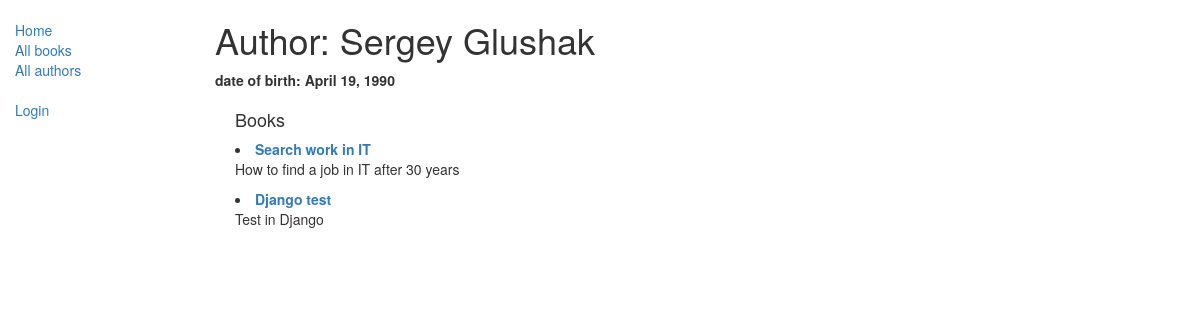
The app's page /catalog/author/1 with its own data.
### catalog/models.py (models this page shows, shortened)
class Author(models.Model):
    first_name = models.CharField(max_length=100)
    last_name = models.CharField(max_length=100)
    date_of_birth = models.DateField(null=True, blank=True)
    date_of_death = models.DateField('died', null=True, blank=True)
    class Meta:
        ordering = ['last_name']

class Book(models.Model):
    title = models.CharField(max_length=200)
    author = models.ForeignKey('Author', on_delete=models.SET_NULL, null=True)
    summary = models.TextField(max_length=1000, help_text="Enter a brief description of the book")
    isbn = models.CharField('ISBN',max_length=13, help_text='13 Character <a href="https://www.isbn-international.org/content/what-isbn">ISBN number</a>')
    genre = models.ManyToManyField(Genre, help_text="Select a genre for this book")
    language = models.ForeignKey('Language', on_delete=models.SET_NULL, null=True)
    def get_absolute_url(self):
        return reverse('book-detail', args=[str(self.id)])
    def display_genre(self):
        """
        Creates a string for the Genre. This is required to display genre in Admin.
        """
        return ', '.join([genre.name for genre in self.genre.all()[:3]])
    display_genre.short_description = 'Genre'

### catalog/views.py (the view)
# urls.py: url(r'^author/(?P<pk>\d+)$', views.AuthorDetailView.as_view(), name='author-detail'),
class AuthorDetailView(generic.DetailView):
    model = Author

### catalog/templates/catalog/author_detail.html (shortened to what this page needs)
<!DOCTYPE html>
<html lang="en">
{% extends "base_generic.html" %}
{% block content %}
  <h1>Author: {{ author.first_name }} {{ author.last_name }}</h1>
  <p><strong>date of birth: {{ author.date_of_birth }}</strong> </p>
  <div style="margin-left:20px;margin-top:20px">
    <h4>Books</h4>
    {% for book in author.book_set.all %}
      <li>
        <a href="{{ book.get_absolute_url }}"><strong>{{ book.title }}</strong></a>
        <p>{{book.summary}}</p>
      </li>
    {% endfor %}
  </div>
{% endblock %}

### records on screen
Author: first_name "Sergey", last_name "Glushak", date_of_birth "April 19, 1990"
Book: title "Search work in IT", summary "How to find a job in IT after 30 years"
Book: title "Django test", summary "Test in Django"
